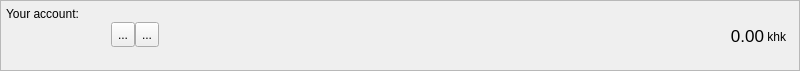
<?xml version="1.0" encoding="UTF-8"?>
<ui version="4.0">
 <class>AccountFrame</class>
 <widget class="QFrame" name="AccountFrame">
  <property name="geometry">
   <rect>
    <x>0</x>
    <y>0</y>
    <width>800</width>
    <height>71</height>
   </rect>
  </property>
  <property name="minimumSize">
   <size>
    <width>0</width>
    <height>70</height>
   </size>
  </property>
  <property name="maximumSize">
   <size>
    <width>16777215</width>
    <height>71</height>
   </size>
  </property>
  <property name="windowTitle">
   <string>Frame</string>
  </property>
  <property name="frameShape">
   <enum>QFrame::StyledPanel</enum>
  </property>
  <property name="frameShadow">
   <enum>QFrame::Plain</enum>
  </property>
  <layout class="QHBoxLayout" name="horizontalLayout_3">
   <property name="spacing">
    <number>0</number>
   </property>
   <property name="leftMargin">
    <number>5</number>
   </property>
   <property name="topMargin">
    <number>0</number>
   </property>
   <property name="rightMargin">
    <number>5</number>
   </property>
   <property name="bottomMargin">
    <number>0</number>
   </property>
   <item>
    <layout class="QVBoxLayout" name="verticalLayout_3">
     <property name="spacing">
      <number>1</number>
     </property>
     <property name="leftMargin">
      <number>0</number>
     </property>
     <property name="rightMargin">
      <number>0</number>
     </property>
     <item>
      <widget class="QLabel" name="label">
       <property name="minimumSize">
        <size>
         <width>0</width>
         <height>20</height>
        </size>
       </property>
       <property name="maximumSize">
        <size>
         <width>16777215</width>
         <height>20</height>
        </size>
       </property>
       <property name="text">
        <string>Your account:</string>
       </property>
       <property name="alignment">
        <set>Qt::AlignBottom|Qt::AlignLeading|Qt::AlignLeft</set>
       </property>
       <property name="margin">
        <number>0</number>
       </property>
       <property name="indent">
        <number>0</number>
       </property>
      </widget>
     </item>
     <item>
      <layout class="QHBoxLayout" name="horizontalLayout">
       <property name="spacing">
        <number>0</number>
       </property>
       <property name="bottomMargin">
        <number>0</number>
       </property>
       <item>
        <widget class="QLabel" name="m_addressLabel">
         <property name="sizePolicy">
          <sizepolicy hsizetype="Minimum" vsizetype="Preferred">
           <horstretch>0</horstretch>
           <verstretch>0</verstretch>
          </sizepolicy>
         </property>
         <property name="minimumSize">
          <size>
           <width>100</width>
           <height>22</height>
          </size>
         </property>
         <property name="maximumSize">
          <size>
           <width>16777215</width>
           <height>22</height>
          </size>
         </property>
         <property name="baseSize">
          <size>
           <width>0</width>
           <height>22</height>
          </size>
         </property>
         <property name="cursor">
          <cursorShape>IBeamCursor</cursorShape>
         </property>
         <property name="toolTip">
          <string>Your receiving address</string>
         </property>
         <property name="whatsThis">
          <string>This is your account address</string>
         </property>
         <property name="text">
          <string/>
         </property>
         <property name="alignment">
          <set>Qt::AlignBottom|Qt::AlignLeading|Qt::AlignLeft</set>
         </property>
         <property name="textInteractionFlags">
          <set>Qt::TextSelectableByKeyboard|Qt::TextSelectableByMouse</set>
         </property>
        </widget>
       </item>
       <item>
        <spacer name="horizontalSpacer_2">
         <property name="orientation">
          <enum>Qt::Horizontal</enum>
         </property>
         <property name="sizeType">
          <enum>QSizePolicy::Fixed</enum>
         </property>
         <property name="sizeHint" stdset="0">
          <size>
           <width>5</width>
           <height>25</height>
          </size>
         </property>
        </spacer>
       </item>
       <item>
        <widget class="QToolButton" name="m_copyButton">
         <property name="minimumSize">
          <size>
           <width>0</width>
           <height>25</height>
          </size>
         </property>
         <property name="toolTip">
          <string>Copy address</string>
         </property>
         <property name="statusTip">
          <string/>
         </property>
         <property name="whatsThis">
          <string/>
         </property>
         <property name="text">
          <string>...</string>
         </property>
         <property name="icon">
          <iconset resource="../../resources.qrc">
           <normaloff>:/icons/copy</normaloff>:/icons/copy</iconset>
         </property>
        </widget>
       </item>
       <item>
        <widget class="QToolButton" name="m_qrButton">
         <property name="minimumSize">
          <size>
           <width>0</width>
           <height>25</height>
          </size>
         </property>
         <property name="toolTip">
          <string>Show QR code</string>
         </property>
         <property name="statusTip">
          <string/>
         </property>
         <property name="text">
          <string>...</string>
         </property>
         <property name="icon">
          <iconset resource="../../resources.qrc">
           <normaloff>:/icons/qrcode</normaloff>:/icons/qrcode</iconset>
         </property>
        </widget>
       </item>
       <item>
        <spacer name="horizontalSpacer">
         <property name="orientation">
          <enum>Qt::Horizontal</enum>
         </property>
         <property name="sizeHint" stdset="0">
          <size>
           <width>0</width>
           <height>25</height>
          </size>
         </property>
        </spacer>
       </item>
       <item>
        <widget class="QLabel" name="totalBalance">
         <property name="sizePolicy">
          <sizepolicy hsizetype="Preferred" vsizetype="Preferred">
           <horstretch>0</horstretch>
           <verstretch>0</verstretch>
          </sizepolicy>
         </property>
         <property name="maximumSize">
          <size>
           <width>16777215</width>
           <height>24</height>
          </size>
         </property>
         <property name="font">
          <font>
           <pointsize>13</pointsize>
           <weight>50</weight>
           <bold>false</bold>
          </font>
         </property>
         <property name="toolTip">
          <string>Total balance</string>
         </property>
         <property name="statusTip">
          <string>Total balance</string>
         </property>
         <property name="text">
          <string>0.00</string>
         </property>
         <property name="alignment">
          <set>Qt::AlignBottom|Qt::AlignRight|Qt::AlignTrailing</set>
         </property>
         <property name="margin">
          <number>0</number>
         </property>
         <property name="textInteractionFlags">
          <set>Qt::TextSelectableByMouse</set>
         </property>
        </widget>
       </item>
       <item>
        <widget class="QLabel" name="label_2">
         <property name="sizePolicy">
          <sizepolicy hsizetype="Preferred" vsizetype="Fixed">
           <horstretch>0</horstretch>
           <verstretch>0</verstretch>
          </sizepolicy>
         </property>
         <property name="minimumSize">
          <size>
           <width>30</width>
           <height>20</height>
          </size>
         </property>
         <property name="maximumSize">
          <size>
           <width>16777215</width>
           <height>20</height>
          </size>
         </property>
         <property name="baseSize">
          <size>
           <width>-1</width>
           <height>20</height>
          </size>
         </property>
         <property name="text">
          <string> khk</string>
         </property>
         <property name="alignment">
          <set>Qt::AlignBottom|Qt::AlignLeading|Qt::AlignLeft</set>
         </property>
         <property name="margin">
          <number>0</number>
         </property>
        </widget>
       </item>
      </layout>
     </item>
     <item>
      <widget class="QLabel" name="addressStatusLabel">
       <property name="minimumSize">
        <size>
         <width>0</width>
         <height>20</height>
        </size>
       </property>
       <property name="maximumSize">
        <size>
         <width>16777215</width>
         <height>20</height>
        </size>
       </property>
       <property name="text">
        <string/>
       </property>
       <property name="alignment">
        <set>Qt::AlignLeading|Qt::AlignLeft|Qt::AlignTop</set>
       </property>
       <property name="margin">
        <number>0</number>
       </property>
       <property name="indent">
        <number>0</number>
       </property>
      </widget>
     </item>
    </layout>
   </item>
  </layout>
 </widget>
 <resources>
  <include location="../../resources.qrc"/>
 </resources>
 <connections>
  <connection>
   <sender>m_copyButton</sender>
   <signal>clicked()</signal>
   <receiver>AccountFrame</receiver>
   <slot>copyAddress()</slot>
   <hints>
    <hint type="sourcelabel">
     <x>818</x>
     <y>26</y>
    </hint>
    <hint type="destinationlabel">
     <x>422</x>
     <y>295</y>
    </hint>
   </hints>
  </connection>
  <connection>
   <sender>m_qrButton</sender>
   <signal>clicked()</signal>
   <receiver>AccountFrame</receiver>
   <slot>showQR()</slot>
   <hints>
    <hint type="sourcelabel">
     <x>802</x>
     <y>34</y>
    </hint>
    <hint type="destinationlabel">
     <x>494</x>
     <y>35</y>
    </hint>
   </hints>
  </connection>
 </connections>
 <slots>
  <slot>copyAddress()</slot>
 </slots>
</ui>
